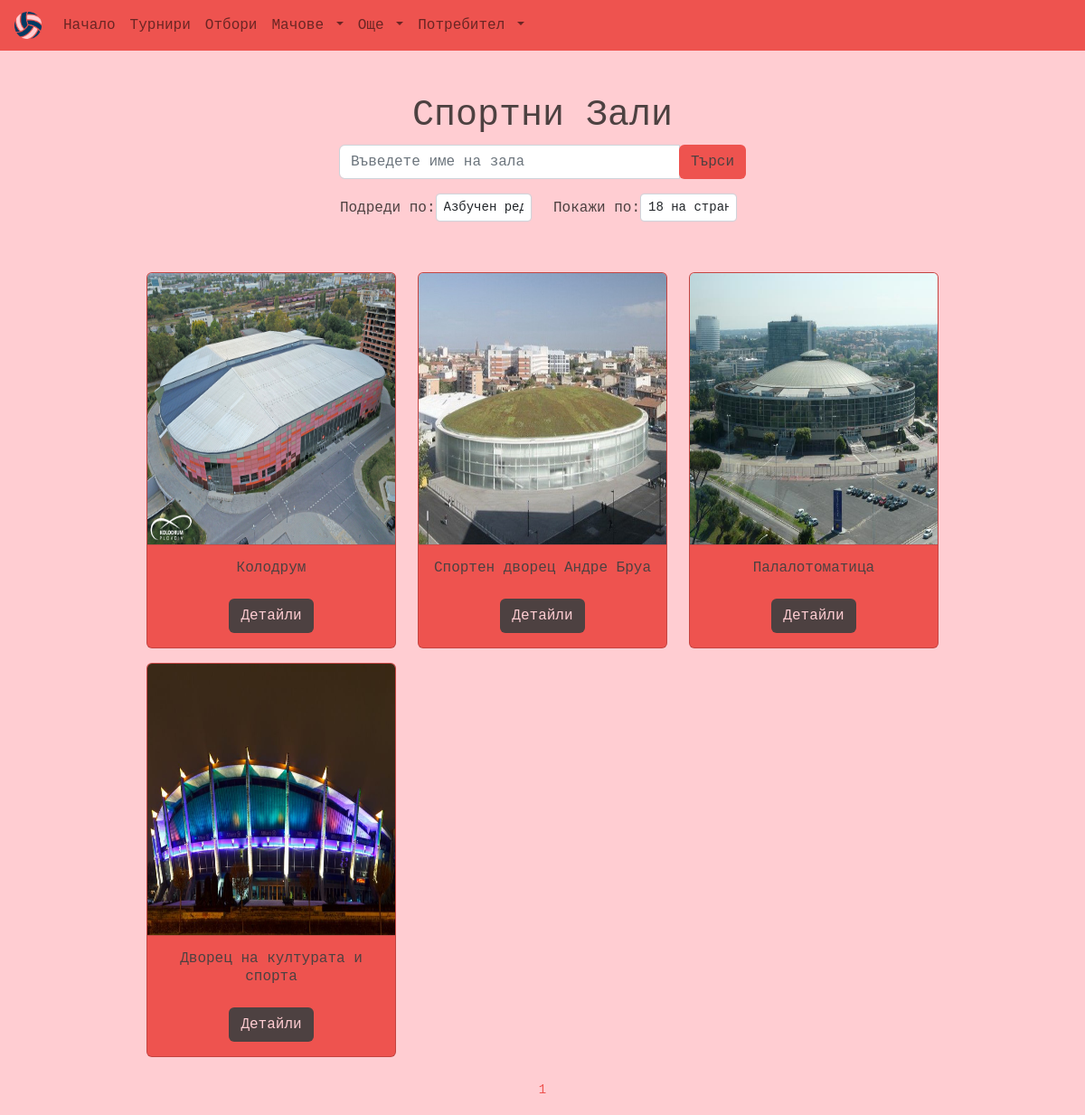
/halls/, run on the app's committed database.
### main/models.py (models this page shows, shortened)
class Hall(models.Model):
    id = models.UUIDField(primary_key=True, default=uuid.uuid4, editable=False)
    name = models.CharField(max_length=128, null=False, blank=False)
    location = models.CharField(max_length=128, null=False, blank=False)
    max_seats = models.PositiveIntegerField(validators=[MaxValueValidator(50000), MinValueValidator(500)], null=False, blank=False)
    picture = models.ImageField(upload_to="halls_pics", null=True, blank=True)

### main/views/views_halls.py (the view)
# urls.py: path('halls/', views.halls, name='halls'),
def halls(request):
    q = request.GET.get("q") if request.GET.get("q") != None else ""
    get_halls = Hall.objects.filter(
            Q(name__icontains=q)
            | Q(location__icontains=q)
        )
    sort_by = request.GET.get("sort_by")
    if sort_by == "name":
        get_halls = get_halls.order_by("name")
    elif sort_by == "seats":
        get_halls = get_halls.order_by("max_seats")
    elif sort_by == "location":
        get_halls = get_halls.order_by("location")
    show = request.GET.get("show")
    if show == "18":
        items = 18
    elif show == "30":
        items = 30
    elif show == "60":
        items = 60
    else:
        items = 18
    paginator = Paginator(get_halls, items)
    page = request.GET.get("page")
    halls = paginator.get_page(page)
    tournaments = Tournament.objects.all()
    context = {"halls": halls, "tournaments": tournaments}
    return render(request, "main/info_templates/halls.html", context)

### main/templates/main/info_templates/halls.html (shortened to what this page needs)
{% extends 'base.html' %}
{% block content %}
<header class="text-font text-center mt-5">
    <h1>Спортни Зали</h1>
    <div class="col col-md-6 mx-auto">
        <div class="w-75 text-center m-auto">
            <form class="mb-3" method="GET" action="">
                <div class="input-group">
                    <input type="text" autocomplete="off" name="q" class="form-control" placeholder="Въведете име на зала">
                    <div class="input-group-append">
                        <button class="btn btn-main rounded-right" type="submit">Търси</button>
                    </div>
                </div>
                <div class="row d-none d-lg-flex mt-3">
                    <div class="col-6 d-flex align-items-center justify-content-end">
                        <span class="">Подреди по:</span>
                        <select class="form-control form-control-sm w-50 h-50" name="sort_by" onchange="this.form.submit()">
                            <option value="name" {% if request.GET.sort_by == "name" %}selected{% endif %}>
                                Азбучен ред
                            </option>
                        </select>
                    </div>
                    <div class="col-6 d-flex align-items-center">
                        <span class="">Покажи по:</span>
                        <select class="form-control form-control-sm w-50 h-50" name="show" onchange="this.form.submit()">
                            <option value="18" {% if request.GET.show == "18" %}selected{% endif %}>18 на страница</option>
                        </select>
                    </div>
                </div>
            </form>
        </div>
    </div>
</header>
<main class="container-fluid text-font w-75 mt-5 h-100">
    <div class="row d-flex">
        {% for hall in halls %}
        <div class="col-sm-12 col-md-6 col-lg-4 my-2">
            <div class="card bg-main text-center" id="card-{{forloop.counter}}">
                <img class="card-img-top bg-sec" id="image-{{forloop.counter}}" width="150px" height="300px"
                    src="{{hall.picture.url}}" />
                <hr class="m-0">
                <div class="card-body position-relative">
                    <h5 class="h6">
                        {{hall.name}}
                    </h5>
                    <button onclick="showText('card-{{forloop.counter}}')"
                        class="btn btn-font mt-3 text-decoration-none text-font link-font">Детайли</button>
                </div>
            </div>
        </div>
        {% endfor %}
    </div>
    <div class="text-center my-3">
        <small class="text-main">{{halls.number}}</small>
    </div>
</main>
{% endblock %}

### static/styles/style.css (style rules this page uses)
:root { --bg-color: #ffcdd2; --font-color: #4d4141; --main-color: #ee534f; --sec-color: #ff8a8a; }
* { margin: 0; padding: 0; font-family: Andale Mono, monospace; font-style: normal; }
body { background-color: var(--bg-color) !important; color: var(--font-color) !important; }
.text-font { color: var(--font-color); }
.text-main { color: var(--main-color); }
.bg-main { background-color: var(--main-color); }
.bg-sec { background-color: var(--sec-color); }
.btn-main { color: var(--font-color); background-color: var(--main-color); }
.btn-font { color: var(--bg-color); background-color: var(--font-color); }

### data on the page
Hall: picture (picture), name "Колодрум"
Hall: picture (picture), name "Спортен дворец Андре Бруа"
Hall: picture (picture), name "Палалотоматица"
Hall: picture (picture), name "Дворец на културата и спорта"

### other printed values
{{ halls.number }} "1"
